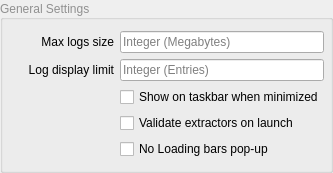
              <widget class="QGroupBox" name="grpbox_settings_2">
               <property name="sizePolicy">
                <sizepolicy hsizetype="Minimum" vsizetype="Maximum">
                 <horstretch>0</horstretch>
                 <verstretch>0</verstretch>
                </sizepolicy>
               </property>
               <property name="palette">
                <palette>
                 <active>
                  <colorrole role="WindowText">
                   <brush brushstyle="SolidPattern">
                    <color alpha="255">
                     <red>144</red>
                     <green>144</green>
                     <blue>144</blue>
                    </color>
                   </brush>
                  </colorrole>
                  <colorrole role="Dark">
                   <brush brushstyle="SolidPattern">
                    <color alpha="255">
                     <red>144</red>
                     <green>144</green>
                     <blue>144</blue>
                    </color>
                   </brush>
                  </colorrole>
                  <colorrole role="Text">
                   <brush brushstyle="SolidPattern">
                    <color alpha="255">
                     <red>206</red>
                     <green>206</green>
                     <blue>206</blue>
                    </color>
                   </brush>
                  </colorrole>
                  <colorrole role="ButtonText">
                   <brush brushstyle="SolidPattern">
                    <color alpha="255">
                     <red>0</red>
                     <green>0</green>
                     <blue>0</blue>
                    </color>
                   </brush>
                  </colorrole>
                  <colorrole role="PlaceholderText">
                   <brush brushstyle="NoBrush">
                    <color alpha="128">
                     <red>206</red>
                     <green>206</green>
                     <blue>206</blue>
                    </color>
                   </brush>
                  </colorrole>
                 </active>
                 <inactive>
                  <colorrole role="WindowText">
                   <brush brushstyle="SolidPattern">
                    <color alpha="255">
                     <red>144</red>
                     <green>144</green>
                     <blue>144</blue>
                    </color>
                   </brush>
                  </colorrole>
                  <colorrole role="Dark">
                   <brush brushstyle="SolidPattern">
                    <color alpha="255">
                     <red>144</red>
                     <green>144</green>
                     <blue>144</blue>
                    </color>
                   </brush>
                  </colorrole>
                  <colorrole role="Text">
                   <brush brushstyle="SolidPattern">
                    <color alpha="255">
                     <red>206</red>
                     <green>206</green>
                     <blue>206</blue>
                    </color>
                   </brush>
                  </colorrole>
                  <colorrole role="ButtonText">
                   <brush brushstyle="SolidPattern">
                    <color alpha="255">
                     <red>0</red>
                     <green>0</green>
                     <blue>0</blue>
                    </color>
                   </brush>
                  </colorrole>
                  <colorrole role="PlaceholderText">
                   <brush brushstyle="NoBrush">
                    <color alpha="128">
                     <red>206</red>
                     <green>206</green>
                     <blue>206</blue>
                    </color>
                   </brush>
                  </colorrole>
                 </inactive>
                 <disabled>
                  <colorrole role="WindowText">
                   <brush brushstyle="SolidPattern">
                    <color alpha="255">
                     <red>144</red>
                     <green>144</green>
                     <blue>144</blue>
                    </color>
                   </brush>
                  </colorrole>
                  <colorrole role="Dark">
                   <brush brushstyle="SolidPattern">
                    <color alpha="255">
                     <red>144</red>
                     <green>144</green>
                     <blue>144</blue>
                    </color>
                   </brush>
                  </colorrole>
                  <colorrole role="Text">
                   <brush brushstyle="SolidPattern">
                    <color alpha="255">
                     <red>144</red>
                     <green>144</green>
                     <blue>144</blue>
                    </color>
                   </brush>
                  </colorrole>
                  <colorrole role="ButtonText">
                   <brush brushstyle="SolidPattern">
                    <color alpha="255">
                     <red>144</red>
                     <green>144</green>
                     <blue>144</blue>
                    </color>
                   </brush>
                  </colorrole>
                  <colorrole role="PlaceholderText">
                   <brush brushstyle="NoBrush">
                    <color alpha="128">
                     <red>206</red>
                     <green>206</green>
                     <blue>206</blue>
                    </color>
                   </brush>
                  </colorrole>
                 </disabled>
                </palette>
               </property>
               <property name="layoutDirection">
                <enum>Qt::LayoutDirection::LeftToRight</enum>
               </property>
               <property name="title">
                <string notr="true">General Settings</string>
               </property>
               <property name="alignment">
                <set>Qt::AlignmentFlag::AlignLeading|Qt::AlignmentFlag::AlignLeft|Qt::AlignmentFlag::AlignVCenter</set>
               </property>
               <property name="flat">
                <bool>true</bool>
               </property>
               <layout class="QFormLayout" name="formLayout_4">
                <property name="labelAlignment">
                 <set>Qt::AlignmentFlag::AlignRight|Qt::AlignmentFlag::AlignTrailing|Qt::AlignmentFlag::AlignVCenter</set>
                </property>
                <property name="rightMargin">
                 <number>6</number>
                </property>
                <item row="1" column="0">
                 <widget class="QLabel" name="lbl_maximumruns_3">
                  <property name="minimumSize">
                   <size>
                    <width>100</width>
                    <height>0</height>
                   </size>
                  </property>
                  <property name="palette">
                   <palette>
                    <active>
                     <colorrole role="WindowText">
                      <brush brushstyle="SolidPattern">
                       <color alpha="255">
                        <red>0</red>
                        <green>0</green>
                        <blue>0</blue>
                       </color>
                      </brush>
                     </colorrole>
                    </active>
                    <inactive>
                     <colorrole role="WindowText">
                      <brush brushstyle="SolidPattern">
                       <color alpha="255">
                        <red>0</red>
                        <green>0</green>
                        <blue>0</blue>
                       </color>
                      </brush>
                     </colorrole>
                    </inactive>
                    <disabled>
                     <colorrole role="WindowText">
                      <brush brushstyle="SolidPattern">
                       <color alpha="255">
                        <red>144</red>
                        <green>144</green>
                        <blue>144</blue>
                       </color>
                      </brush>
                     </colorrole>
                    </disabled>
                   </palette>
                  </property>
                  <property name="toolTip">
                   <string>Max log size in saved/logs/*.txt

The logs will be gracefully sent to the bin after closing the program</string>
                  </property>
                  <property name="text">
                   <string>Max logs size</string>
                  </property>
                  <property name="alignment">
                   <set>Qt::AlignmentFlag::AlignRight|Qt::AlignmentFlag::AlignTrailing|Qt::AlignmentFlag::AlignVCenter</set>
                  </property>
                 </widget>
                </item>
                <item row="1" column="1">
                 <widget class="QLineEdit" name="cfgui_maxlogsize">
                  <property name="palette">
                   <palette>
                    <active>
                     <colorrole role="Text">
                      <brush brushstyle="SolidPattern">
                       <color alpha="255">
                        <red>0</red>
                        <green>0</green>
                        <blue>0</blue>
                       </color>
                      </brush>
                     </colorrole>
                     <colorrole role="PlaceholderText">
                      <brush brushstyle="SolidPattern">
                       <color alpha="128">
                        <red>0</red>
                        <green>0</green>
                        <blue>0</blue>
                       </color>
                      </brush>
                     </colorrole>
                    </active>
                    <inactive>
                     <colorrole role="Text">
                      <brush brushstyle="SolidPattern">
                       <color alpha="255">
                        <red>0</red>
                        <green>0</green>
                        <blue>0</blue>
                       </color>
                      </brush>
                     </colorrole>
                     <colorrole role="PlaceholderText">
                      <brush brushstyle="SolidPattern">
                       <color alpha="128">
                        <red>0</red>
                        <green>0</green>
                        <blue>0</blue>
                       </color>
                      </brush>
                     </colorrole>
                    </inactive>
                    <disabled>
                     <colorrole role="Text">
                      <brush brushstyle="SolidPattern">
                       <color alpha="255">
                        <red>144</red>
                        <green>144</green>
                        <blue>144</blue>
                       </color>
                      </brush>
                     </colorrole>
                     <colorrole role="PlaceholderText">
                      <brush brushstyle="SolidPattern">
                       <color alpha="128">
                        <red>206</red>
                        <green>206</green>
                        <blue>206</blue>
                       </color>
                      </brush>
                     </colorrole>
                    </disabled>
                   </palette>
                  </property>
                  <property name="toolTip">
                   <string>Max log size in MB in saved/logs/*.txt
The logs will be gracefully sent to the bin after closing the program</string>
                  </property>
                  <property name="text">
                   <string/>
                  </property>
                  <property name="readOnly">
                   <bool>false</bool>
                  </property>
                  <property name="placeholderText">
                   <string>Integer (Megabytes)</string>
                  </property>
                  <property name="clearButtonEnabled">
                   <bool>false</bool>
                  </property>
                 </widget>
                </item>
                <item row="2" column="1">
                 <widget class="QLineEdit" name="cfgui_maxlogentries">
                  <property name="palette">
                   <palette>
                    <active>
                     <colorrole role="Text">
                      <brush brushstyle="SolidPattern">
                       <color alpha="255">
                        <red>0</red>
                        <green>0</green>
                        <blue>0</blue>
                       </color>
                      </brush>
                     </colorrole>
                     <colorrole role="PlaceholderText">
                      <brush brushstyle="SolidPattern">
                       <color alpha="128">
                        <red>0</red>
                        <green>0</green>
                        <blue>0</blue>
                       </color>
                      </brush>
                     </colorrole>
                    </active>
                    <inactive>
                     <colorrole role="Text">
                      <brush brushstyle="SolidPattern">
                       <color alpha="255">
                        <red>0</red>
                        <green>0</green>
                        <blue>0</blue>
                       </color>
                      </brush>
                     </colorrole>
                     <colorrole role="PlaceholderText">
                      <brush brushstyle="SolidPattern">
                       <color alpha="128">
                        <red>0</red>
                        <green>0</green>
                        <blue>0</blue>
                       </color>
                      </brush>
                     </colorrole>
                    </inactive>
                    <disabled>
                     <colorrole role="Text">
                      <brush brushstyle="SolidPattern">
                       <color alpha="255">
                        <red>144</red>
                        <green>144</green>
                        <blue>144</blue>
                       </color>
                      </brush>
                     </colorrole>
                     <colorrole role="PlaceholderText">
                      <brush brushstyle="SolidPattern">
                       <color alpha="128">
                        <red>206</red>
                        <green>206</green>
                        <blue>206</blue>
                       </color>
                      </brush>
                     </colorrole>
                    </disabled>
                   </palette>
                  </property>
                  <property name="toolTip">
                   <string>Max rows to display at a time in the consoles
This does not affect saved logs</string>
                  </property>
                  <property name="text">
                   <string/>
                  </property>
                  <property name="readOnly">
                   <bool>false</bool>
                  </property>
                  <property name="placeholderText">
                   <string>Integer (Entries)</string>
                  </property>
                  <property name="clearButtonEnabled">
                   <bool>false</bool>
                  </property>
                 </widget>
                </item>
                <item row="4" column="1">
                 <widget class="QCheckBox" name="cfgui_showontaskbar">
                  <property name="palette">
                   <palette>
                    <active>
                     <colorrole role="WindowText">
                      <brush brushstyle="SolidPattern">
                       <color alpha="255">
                        <red>0</red>
                        <green>0</green>
                        <blue>0</blue>
                       </color>
                      </brush>
                     </colorrole>
                    </active>
                    <inactive>
                     <colorrole role="WindowText">
                      <brush brushstyle="SolidPattern">
                       <color alpha="255">
                        <red>0</red>
                        <green>0</green>
                        <blue>0</blue>
                       </color>
                      </brush>
                     </colorrole>
                    </inactive>
                    <disabled>
                     <colorrole role="WindowText">
                      <brush brushstyle="SolidPattern">
                       <color alpha="255">
                        <red>144</red>
                        <green>144</green>
                        <blue>144</blue>
                       </color>
                      </brush>
                     </colorrole>
                    </disabled>
                   </palette>
                  </property>
                  <property name="toolTip">
                   <string>Show on taskbar when minimized, otherwise in the tray</string>
                  </property>
                  <property name="text">
                   <string>Show on taskbar when minimized</string>
                  </property>
                 </widget>
                </item>
                <item row="5" column="1">
                 <widget class="QCheckBox" name="cfgui_autotester">
                  <property name="palette">
                   <palette>
                    <active>
                     <colorrole role="WindowText">
                      <brush brushstyle="SolidPattern">
                       <color alpha="255">
                        <red>0</red>
                        <green>0</green>
                        <blue>0</blue>
                       </color>
                      </brush>
                     </colorrole>
                     <colorrole role="Text">
                      <brush brushstyle="SolidPattern">
                       <color alpha="255">
                        <red>0</red>
                        <green>0</green>
                        <blue>0</blue>
                       </color>
                      </brush>
                     </colorrole>
                    </active>
                    <inactive>
                     <colorrole role="WindowText">
                      <brush brushstyle="SolidPattern">
                       <color alpha="255">
                        <red>0</red>
                        <green>0</green>
                        <blue>0</blue>
                       </color>
                      </brush>
                     </colorrole>
                     <colorrole role="Text">
                      <brush brushstyle="SolidPattern">
                       <color alpha="255">
                        <red>0</red>
                        <green>0</green>
                        <blue>0</blue>
                       </color>
                      </brush>
                     </colorrole>
                    </inactive>
                    <disabled/>
                   </palette>
                  </property>
                  <property name="toolTip">
                   <string>Test if the extractors are valid automatically</string>
                  </property>
                  <property name="text">
                   <string>Validate extractors on launch</string>
                  </property>
                 </widget>
                </item>
                <item row="6" column="1">
                 <widget class="QCheckBox" name="cfgui_skiploadingbars">
                  <property name="palette">
                   <palette>
                    <active>
                     <colorrole role="WindowText">
                      <brush brushstyle="SolidPattern">
                       <color alpha="255">
                        <red>0</red>
                        <green>0</green>
                        <blue>0</blue>
                       </color>
                      </brush>
                     </colorrole>
                    </active>
                    <inactive>
                     <colorrole role="WindowText">
                      <brush brushstyle="SolidPattern">
                       <color alpha="255">
                        <red>0</red>
                        <green>0</green>
                        <blue>0</blue>
                       </color>
                      </brush>
                     </colorrole>
                    </inactive>
                    <disabled/>
                   </palette>
                  </property>
                  <property name="toolTip">
                   <string>Skip loading bars popups</string>
                  </property>
                  <property name="text">
                   <string>No Loading bars pop-up</string>
                  </property>
                 </widget>
                </item>
                <item row="2" column="0">
                 <widget class="QLabel" name="lbl_maxlogentries">
                  <property name="minimumSize">
                   <size>
                    <width>100</width>
                    <height>0</height>
                   </size>
                  </property>
                  <property name="palette">
                   <palette>
                    <active>
                     <colorrole role="WindowText">
                      <brush brushstyle="SolidPattern">
                       <color alpha="255">
                        <red>0</red>
                        <green>0</green>
                        <blue>0</blue>
                       </color>
                      </brush>
                     </colorrole>
                    </active>
                    <inactive>
                     <colorrole role="WindowText">
                      <brush brushstyle="SolidPattern">
                       <color alpha="255">
                        <red>0</red>
                        <green>0</green>
                        <blue>0</blue>
                       </color>
                      </brush>
                     </colorrole>
                    </inactive>
                    <disabled>
                     <colorrole role="WindowText">
                      <brush brushstyle="SolidPattern">
                       <color alpha="255">
                        <red>144</red>
                        <green>144</green>
                        <blue>144</blue>
                       </color>
                      </brush>
                     </colorrole>
                    </disabled>
                   </palette>
                  </property>
                  <property name="toolTip">
                   <string>Max rows to display at a time in the consoles

This does not affect saved logs</string>
                  </property>
                  <property name="text">
                   <string>Log display limit</string>
                  </property>
                  <property name="alignment">
                   <set>Qt::AlignmentFlag::AlignRight|Qt::AlignmentFlag::AlignTrailing|Qt::AlignmentFlag::AlignVCenter</set>
                  </property>
                 </widget>
                </item>
               </layout>
              </widget>
